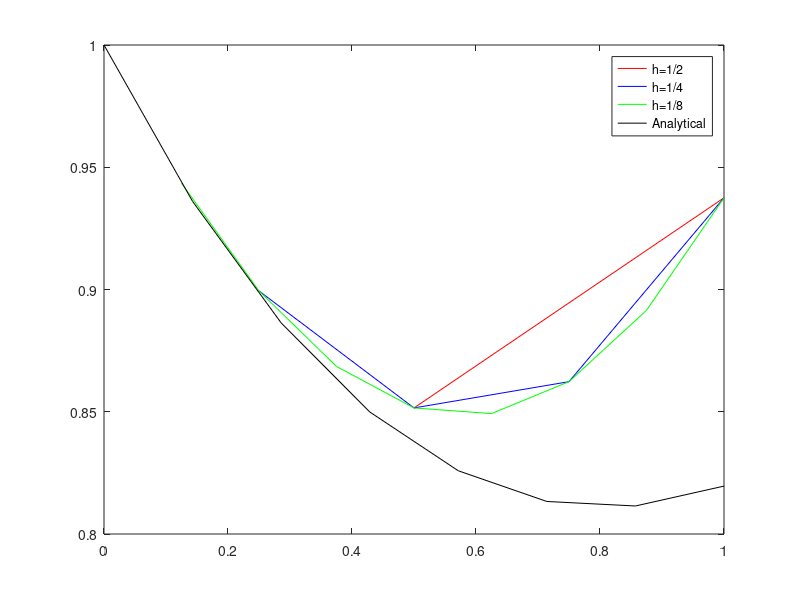

Recreate this plot in MATLAB.

clc
clear all
%taylor series of order 4
%after substituting all values in that expression we get
%y(h)=-1/2 -h/2 + (3/8)*h.^2 + (1/48)*h.^3


x=0;
h=1/2;
for i=1:2
    x=x+h;
    y=1 -x/2 + (3/8)*x.^2 + (3/48)*x.^3;
    Y(1,i)=y;
    X(1,i)=x;
end
disp('For h=1/2')
disp(Y)
plot(X,Y,'r')

hold on
x=0;
h=1/4;
for i=1:4
    x=x+h;
    y=1 -x/2 + (3/8)*x.^2 + (3/48)*x.^3;
    YY(1,i)=y;
      XX(1,i)=x;
end
disp('For h=1/4')
disp(YY)
plot(XX,YY,'b')

x=0;
h=1/8;
for i=1:8
    x=x+h;
    y=1 -x/2 + (3/8)*x.^2 + (3/48)*x.^3;
    YYY(1,i)=y;
    XXX(1,i)=x;
end
disp('For h=1/8')
disp(YYY)
plot(XXX,YYY,'g')


x=linspace(0,1,8);
y=x -2 +3*exp(-x/2);   % analytical
plot(x,y,'k')
legend('h=1/2','h=1/4','h=1/8','Analytical')



